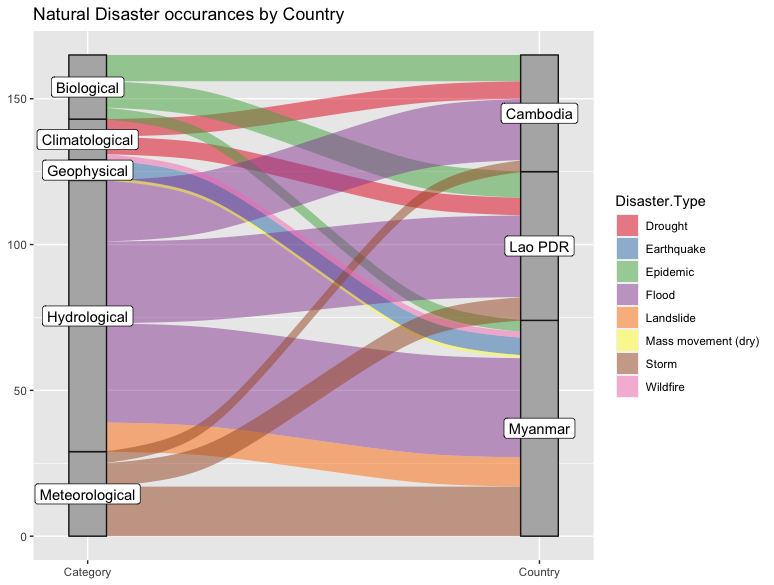

Write R code to recreate this figure.
# Sankey of Disaster types
# https://cran.r-project.org/web/packages/ggalluvial/vignettes/ggalluvial.html
# Static for all Scripts
source("Functions and Packages.R")
emdat_public <- read.csv("emdat_public_1.csv")
cleaned_emdat = basic_datacleaning(emdat_public)
#

output <- cleaned_emdat %>% 
  group_by(Disaster.Subgroup, Disaster.Type, Country) %>% tally() #group_by(decade, Country, Disaster.Type) %>% tally()
# summarize_if(is.numeric, sum, na.rm=TRUE)

ggplot(as.data.frame(output),
       aes(y = n, axis1 = Disaster.Type, axis2 = Country)) +
  geom_alluvium(aes(fill = Disaster.Subgroup), width = 1/16) +
  geom_stratum(width = 1/12, fill = "grey70", color = "grey10") +
  geom_label(stat = "stratum", aes(label = after_stat(stratum))) +
  scale_x_discrete(limits = c("Disaster", "Country"), expand = c(.05, .05)) +
  scale_fill_brewer(type = "qual", palette = "Set1") +
  scale_fill_discrete(name = "Disaster Category") +
  ggtitle("Natural Disaster occurances by Country")

ggplot(as.data.frame(output),
       aes(y = n, axis1 = Disaster.Subgroup, axis2 = Country)) +
  geom_alluvium(aes(fill = Disaster.Type), width = 1/16) +
  geom_stratum(width = 1/12, fill = "grey70", color = "grey10") +
  geom_label(stat = "stratum", aes(label = after_stat(stratum))) +
  scale_x_discrete(limits = c("Category", "Country"), expand = c(.07, .05)) +
  scale_fill_brewer( palette = "Set1") +
  # scale_fill_discrete(name = "Disaster") + 
  ylab(NULL) +
  #a_plex_theme() + 
  # a_flat_color() +
  ggtitle("Natural Disaster occurances by Country")
